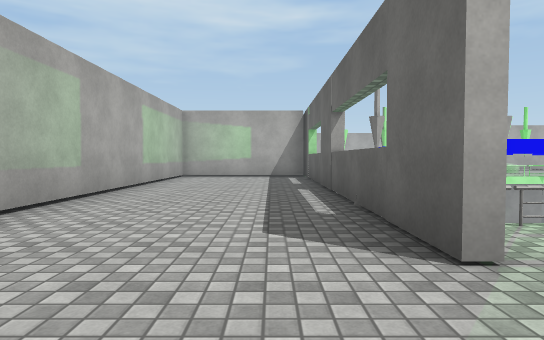
View 1 (above)

24 first-person views from a walk through a scene from a Unity 3-D project. The camera is 1.2 m above the floor, tilts 2° down and sees 75° across. The floor is counted in squares, 2 m on a side. Each view is taken from the middle of a square. On the plan, view 1 faces up. The plan holds only what a view shows up to about 10 squares ahead; the rest is blank. The place goes on beyond the plan. Some animated figures are left out. Surface patterns are stand-ins for the level's own textures.

View 2
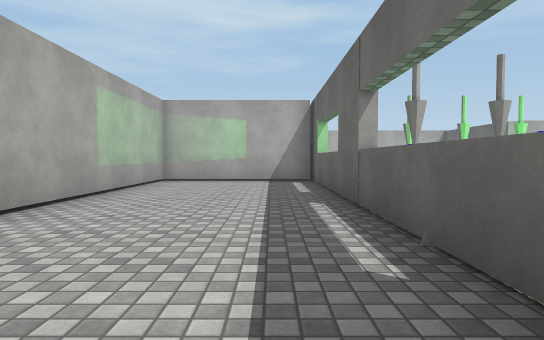

View 3
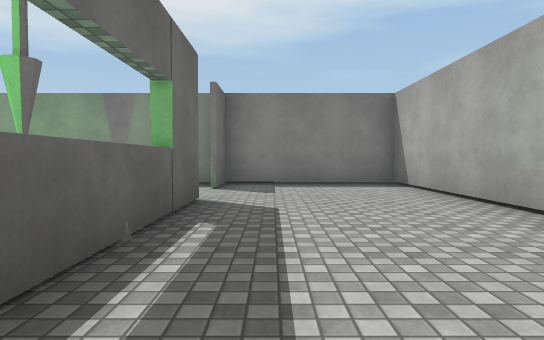

View 4
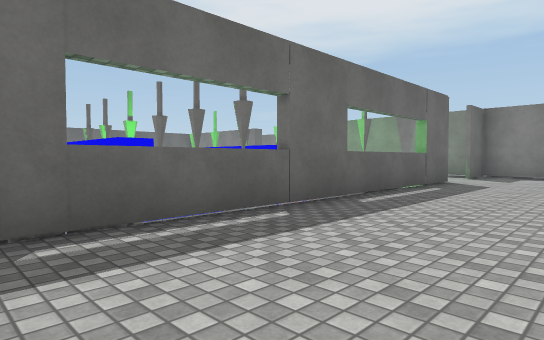

View 5
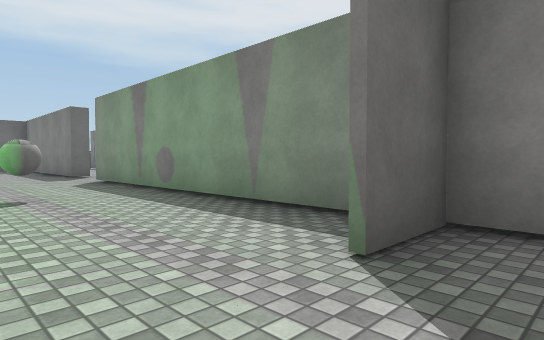

View 6
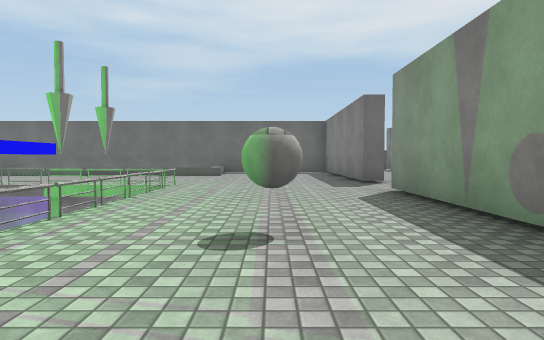

View 7
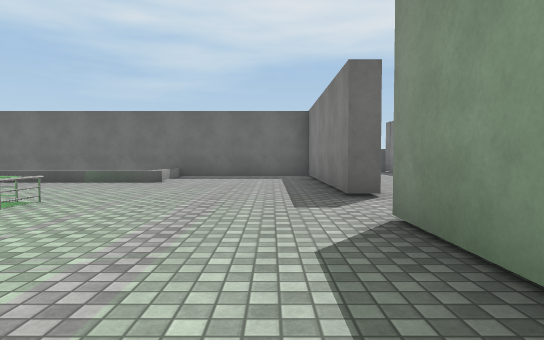

View 8
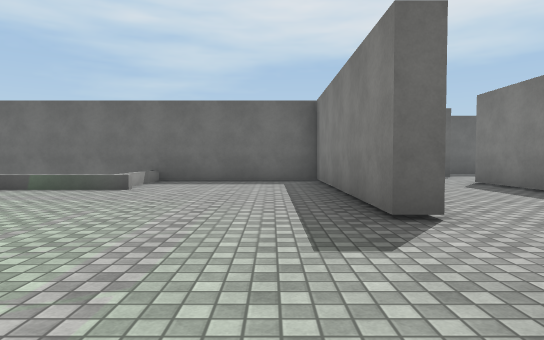

View 9
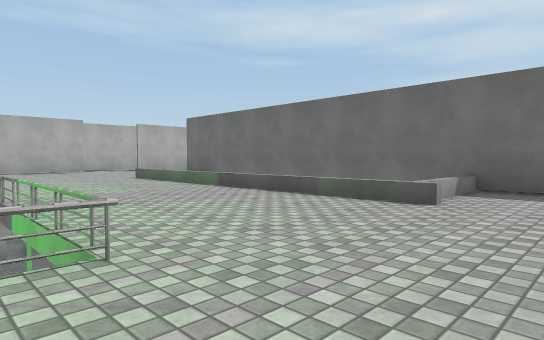

View 10
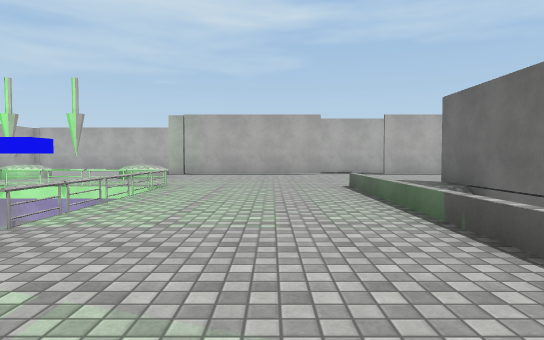

View 11
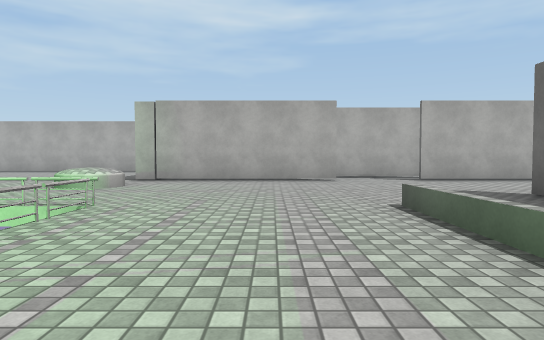

View 12
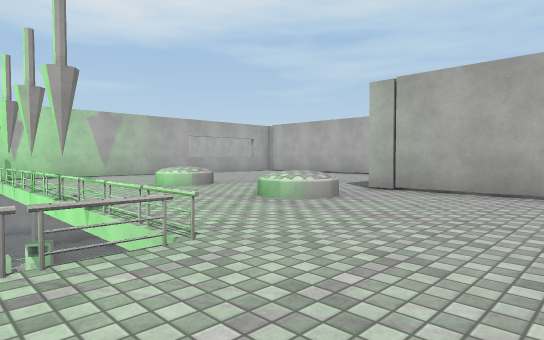

View 13
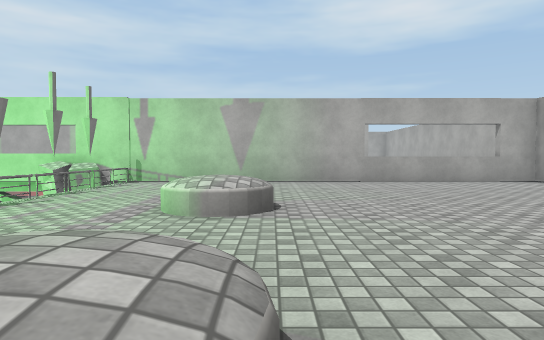

View 14
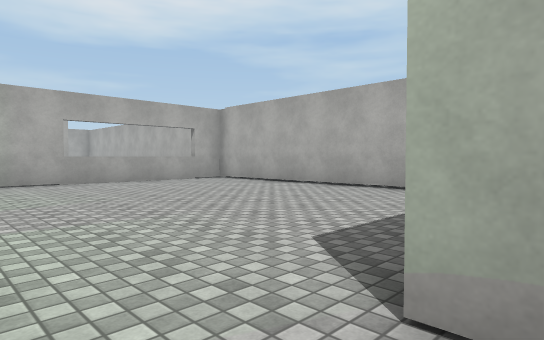

View 15
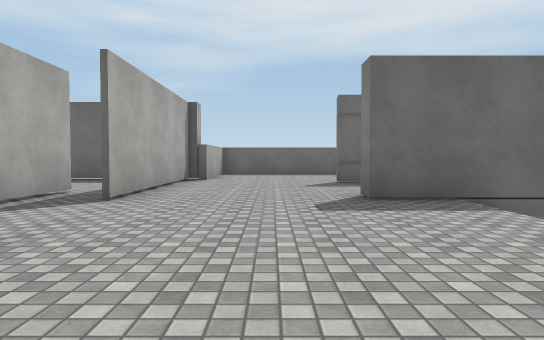

View 16
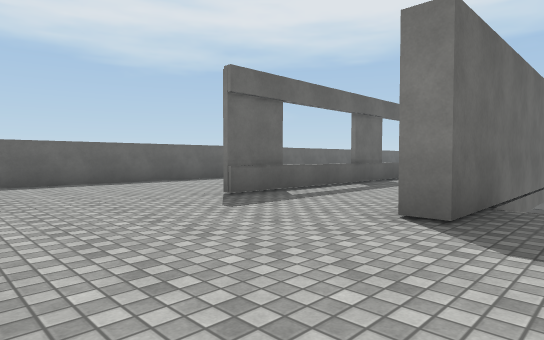

View 17
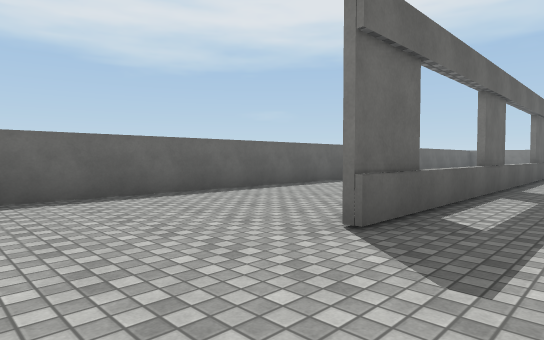

View 18
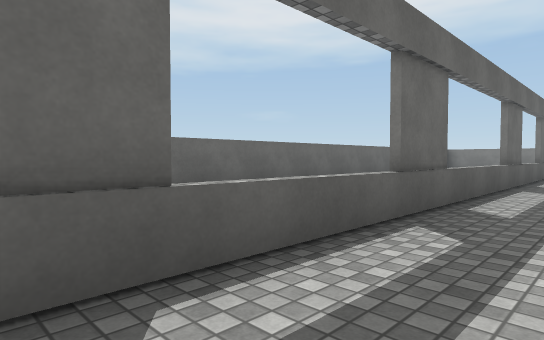

View 19
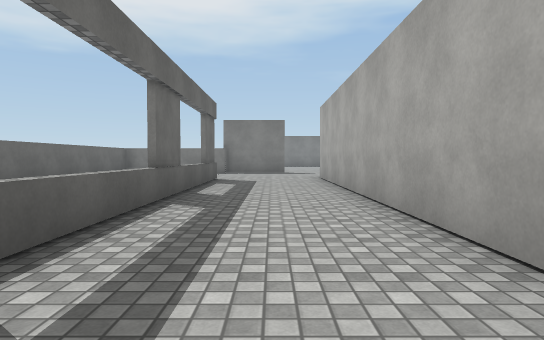

View 20
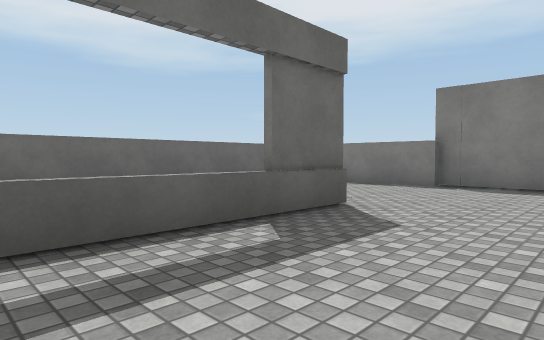

View 21
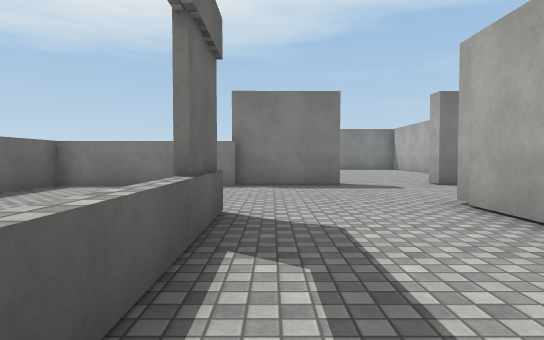

View 22
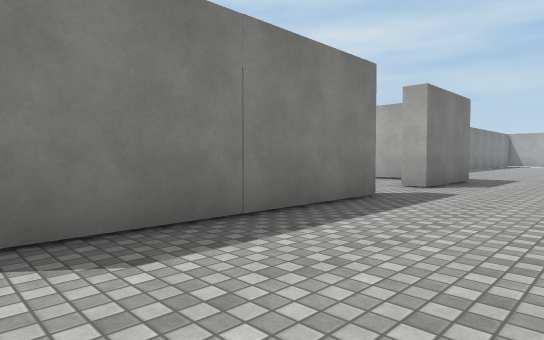

View 23
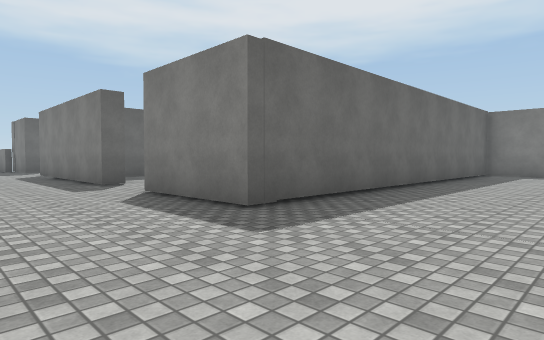

View 24
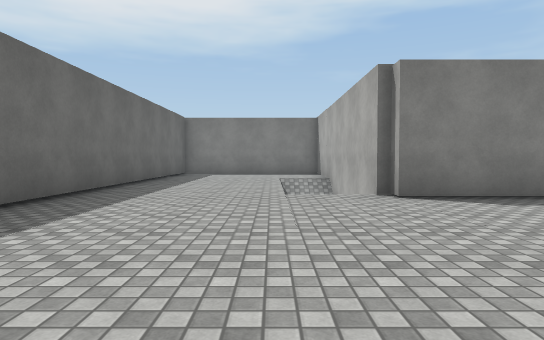

### Floor plan
Key: @ floor where view 1 was taken; # wall or solid block; . floor; / step, stairs or slope; = window, fence, low wall or low ledge; ^ raised ledge; v drop or lower ground; B ball; O other object.
Columns run from 3 left of view 1 to 25 right of it. Each row starts with its distance up from view 1.
 22     #######
 21     #......
 20     ^.......
 19     ^.......            .#
 18     ^........       ##...
 17     #........ ..........
 16     #........#####..######
 15     #....^..^...............#
 14     #....^..^...............#
 13     #.......................#
 12 #####...............#...#...#
 11 #...#OOOOOOOOOO...^/#...#...#
 10 #...OO        O...^ # ..^...#
  9 #...^ ###   #vO...^ # ..^ ..#
  8 #...^         O...^ #...#  .#
  7 #...#         O...^ #...=  .#
  6 #...^         O...^ #...^   #
  5 #...OOv##   #vO...^ #...^   #
  4 #...OO        O...^ #...#   #
  3 #...#O   OOOOO....^^#...#   #
  2 #...#...............#...^   #
  1 #........B..........#...^   #
  0 #..@#...............#...#   #
 -1 #############..######....   #
 -2       .....  ............ ..#
 -3      .......................#
 -4     ........................#
 -5    ......###..######..#######
 -6    ......#... ..   ...
 -7   .......#.        ...
 -8   ###//..#
 -9       /..#
-10       /..#
-11     # /..#
-12     #//..#
-13         .#

Positions as (right, up) in squares from view 1, and headings:
1: (0, 0), facing up
2: (0, 2), facing up
3: (0, 7), facing down
4: (-2, 11), facing down-right
5: (0, 2), facing down-right
6: (3, 1), facing right
7: (6, 0), facing right
8: (8, 0), facing right
9: (10, 1), facing up-right
10: (13, 4), facing up
11: (13, 7), facing up
12: (13, 10), facing up-left
13: (10, 15), facing left
14: (10, 15), facing up-left
15: (12, 14), facing right
16: (16, 16), facing down-right
17: (19, 15), facing down-right
18: (19, 12), facing down-right
19: (19, 9), facing down
20: (18, 3), facing down-right
21: (20, 3), facing down
22: (16, -2), facing down-left
23: (3, -2), facing down-right
24: (3, -2), facing down
